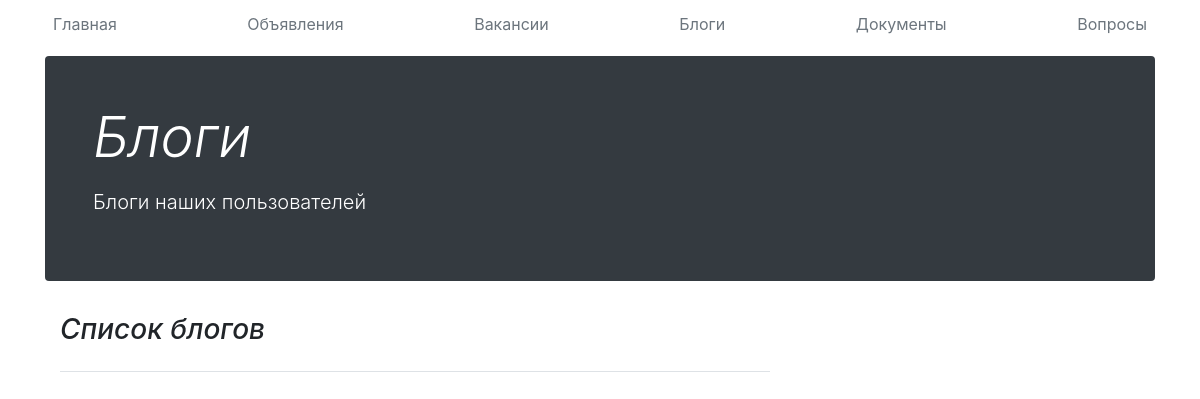
The app's page /blogs/, older data.
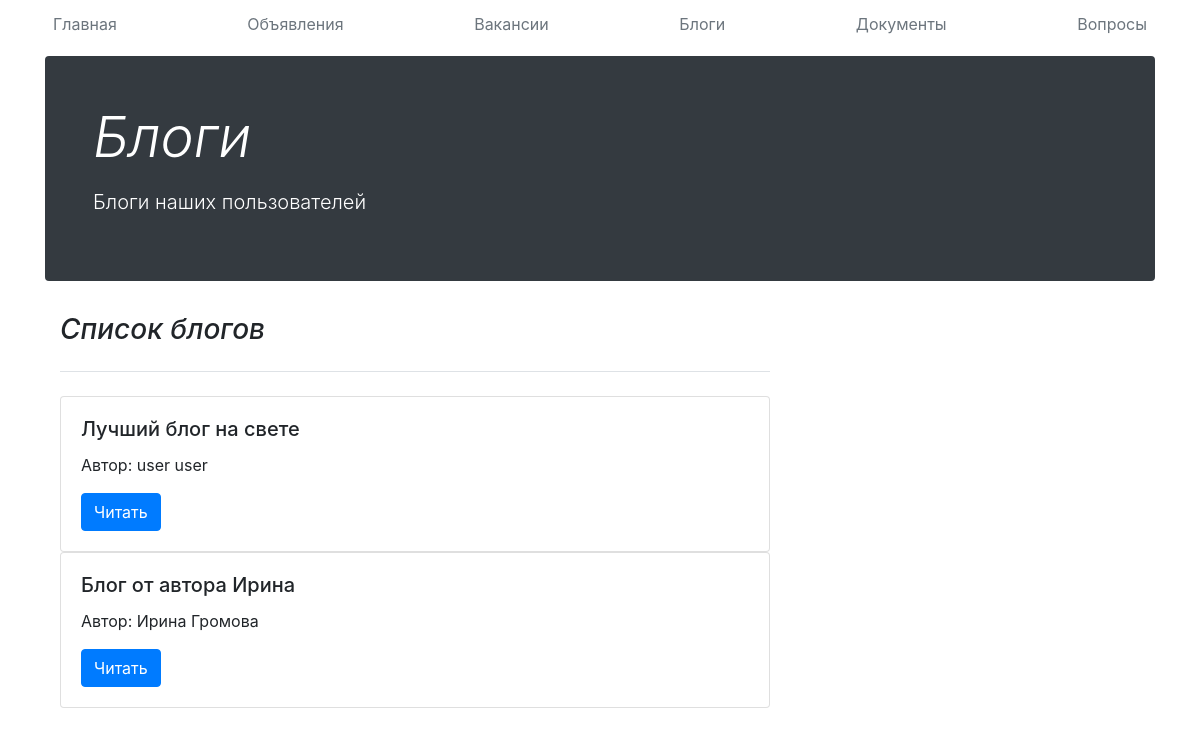
The same page, newer data.
### main/models.py (models this page shows, shortened)
class Blog(models.Model):
    id = models.AutoField(primary_key=True)
    id_user = models.ForeignKey('ad.Users', on_delete=models.CASCADE)
    title = models.CharField('Название блога', max_length=50)
    class Meta:
        verbose_name = "Блог"
        verbose_name_plural = "Блоги"

### ad/models.py (models this page shows, shortened)
class Users(models.Model):
    id_user = models.AutoField(primary_key=True)
    name = models.CharField('Имя', max_length=50)
    surname = models.CharField('Фамилия', max_length=50)
    password = models.CharField('Пароль', max_length=50)
    phone = models.CharField('Телефон', max_length=20)
    email = models.CharField('Email', max_length=50)
    role = models.CharField('Роль', max_length=20)
    class Meta:
        verbose_name = "Пользователь"
        verbose_name_plural = "Пользователи"

### main/views.py (the view)
# urls.py: path('blogs/', views.blogs, name='blogs'),
def blogs(request):
    blogs = Blog.objects.select_related('id_user')
    return render(request, 'main/blogs.html', {'blogs': blogs})

### main/templates/main/blogs.html (shortened to what this page needs)
{% extends 'main/base.html' %}
{% block name %}Блоги{% endblock %}
{% block description %}Блоги наших пользователей{% endblock %}
{% block content %}
    <div class="col-md-8 blog-main">
      <h3 class="pb-4 mb-4 font-italic border-bottom">
       Список блогов
      </h3>
{% for blog in blogs %}
      <div class="card">
  <div class="card-body">
    <h5 class="card-title">{{blog.title}}</h5>
    <p class="card-text">Автор: {{blog.id_user.name}} {{blog.id_user.surname}}</p>
      <a href="{% url 'blog_articles' blog.id %}" class="btn btn-primary">Читать</a>
  </div>
</div>
{% endfor %}
    </div>
{% endblock %}

### main/templates/main/base.html (shortened to what this page needs)
<!doctype html>
<html lang="ru">
<head>
    <link rel="stylesheet" href="https://stackpath.bootstrapcdn.com/bootstrap/4.5.2/css/bootstrap.min.css">
</head>
<body>
    <div class="container">
  <div class="nav-scroller py-1 mb-2">
    <nav class="nav d-flex justify-content-between">
      <a class="p-2 text-muted" href="{% url 'home' %}">Главная</a>
      <a class="p-2 text-muted" href="{% url 'ads_index' %}">Объявления</a>
      <a class="p-2 text-muted" href="{% url 'jobs' %}">Вакансии</a>
      <a class="p-2 text-muted" href="{% url 'blogs' %}">Блоги</a>
      <a class="p-2 text-muted" href="{% url 'documents' %}">Документы</a>
      <a class="p-2 text-muted" href="{% url 'questions' %}">Вопросы</a>
    </nav>
  </div>
  <div class="jumbotron p-4 p-md-5 text-white rounded bg-dark">
    <div class="col-md-6 px-0">
      <h1 class="display-4 font-italic">{% block name %}{% endblock %}</h1>
      <p class="lead my-3">{% block description %}{% endblock %}</p>
    </div>
  </div>
        <main role="main" class="container">
  <div class="row">
{% block content %}{% endblock %}
</div>
</main>
</body>
</html>

Row changes from the older to the newer data that the page shows:
added Blog: title "Лучший блог на свете", id_user.name "user", id_user.surname "user"
added Blog: title "Блог от автора Ирина", id_user.name "Ирина", id_user.surname "Громова"
